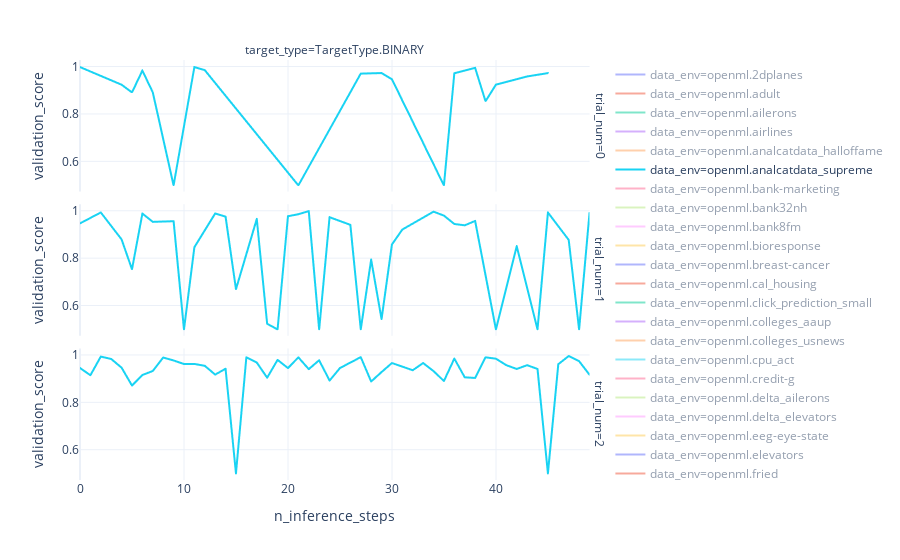

Notebook cell for this chart:
### Markdown cell above
## Plot Validation Scores

### Code cell
px.line(
    inference_results.query("data_env_partition == 'training'"),
    x="n_inference_steps",
    y="validation_score",
    template="plotly_white",
    color="data_env",
    facet_row="trial_num",
    facet_col="target_type",
)
